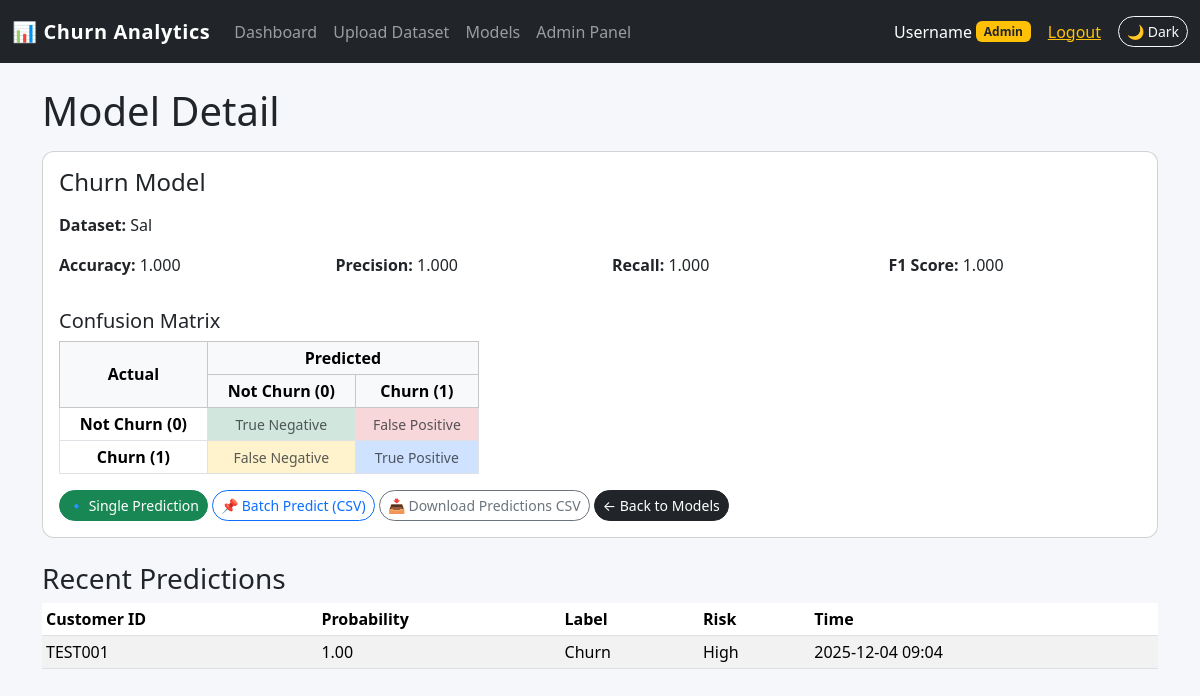
Screenshot of /analytics/models/4/ (signed in) with the database file from the repository.
### analytics/models.py (models this page shows, shortened)
class ModelVersion(models.Model):
    dataset = models.ForeignKey(Dataset, on_delete=models.CASCADE)
    name = models.CharField(max_length=200, default='Churn Model')
    created_at = models.DateTimeField(auto_now_add=True)
    model_file = models.FileField(upload_to='models/')
    accuracy = models.FloatField(null=True, blank=True)
    precision = models.FloatField(null=True, blank=True)
    recall = models.FloatField(null=True, blank=True)
    f1_score = models.FloatField(null=True, blank=True)
    is_active = models.BooleanField(default=True)

class Dataset(models.Model):
    name = models.CharField(max_length=200)
    file = models.FileField(upload_to='datasets/')
    uploaded_by = models.ForeignKey(User, on_delete=models.CASCADE)
    uploaded_at = models.DateTimeField(auto_now_add=True)
    num_rows = models.IntegerField(null=True, blank=True)
    num_columns = models.IntegerField(null=True, blank=True)

class Prediction(models.Model):
    model = models.ForeignKey(ModelVersion, on_delete=models.CASCADE)
    customer_id = models.CharField(max_length=100)
    probability = models.FloatField()
    label = models.BooleanField()
    predicted_at = models.DateTimeField(auto_now_add=True)
    def risk_level(self):
        if self.probability >= 0.8:
            return 'High'
        elif self.probability >= 0.5:
            return 'Medium'
        return 'Low'

### analytics/views.py (the view)
# urls.py: path('models/<int:model_id>/', views.model_detail, name='model_detail'),
@login_required
def model_detail(request, model_id):
    model = get_object_or_404(ModelVersion, id=model_id)
    predictions = Prediction.objects.filter(model=model).order_by('-predicted_at')[:50]
    return render(request, 'analytics/model_detail.html', {
        'model_obj': model,
        'predictions': predictions,
    })

### templates/analytics/model_detail.html (shortened to what this page needs)
{% extends 'base.html' %}
{% block content %}
<h1 class="mb-3">Model Detail</h1>
<div class="card mb-4">
    <div class="card-body">
        <h4 class="card-title mb-3">{{ model_obj.name }}</h4>
        <p><strong>Dataset:</strong> {{ model_obj.dataset.name }}</p>
        <div class="row">
            <div class="col-md-3">
                <p><strong>Accuracy:</strong> {{ model_obj.accuracy|floatformat:3 }}</p>
            </div>
            <div class="col-md-3">
                <p><strong>Precision:</strong> {{ model_obj.precision|floatformat:3 }}</p>
            </div>
            <div class="col-md-3">
                <p><strong>Recall:</strong> {{ model_obj.recall|floatformat:3 }}</p>
            </div>
            <div class="col-md-3">
                <p><strong>F1 Score:</strong> {{ model_obj.f1_score|floatformat:3 }}</p>
            </div>
        </div>
        <h5 class="mt-3">Confusion Matrix</h5>
        <div class="table-responsive mb-2" style="max-width: 420px;">
            <table class="table table-bordered table-sm text-center align-middle mb-0">
                <thead class="table-light">
                    <tr>
                        <th rowspan="2" class="align-middle">Actual</th>
                        <th colspan="2">Predicted</th>
                    </tr>
                    <tr>
                        <th>Not Churn (0)</th>
                        <th>Churn (1)</th>
                    </tr>
                </thead>
                <tbody>
                    <tr>
                        <th>Not Churn (0)</th>
                        <td class="bg-success-subtle">
                            <small class="text-muted">True Negative</small>
                        </td>
                        <td class="bg-danger-subtle">
                            <small class="text-muted">False Positive</small>
                        </td>
                    </tr>
                    <tr>
                        <th>Churn (1)</th>
                        <td class="bg-warning-subtle">
                            <small class="text-muted">False Negative</small>
                        </td>
                        <td class="bg-primary-subtle">
                            <small class="text-muted">True Positive</small>
                        </td>
                    </tr>
                </tbody>
            </table>
        </div>
        <div class="mt-3">
            <a class="btn btn-success btn-sm"
               href="{% url 'analytics:single_predict' model_obj.id %}">
                🔹 Single Prediction
            </a>
            <a class="btn btn-outline-primary btn-sm"
               href="{% url 'analytics:batch_predict' model_obj.id %}">
                📌 Batch Predict (CSV)
            </a>
            <a class="btn btn-outline-secondary btn-sm"
               href="{% url 'analytics:export_predictions' model_obj.id %}">
                📥 Download Predictions CSV
            </a>
            <a class="btn btn-dark btn-sm"
               href="{% url 'analytics:model_list' %}">
                ← Back to Models
            </a>
        </div>
    </div>
</div>
<h3>Recent Predictions</h3>
<table class="table table-sm table-striped">
    <thead>
        <tr>
            <th>Customer ID</th>
            <th>Probability</th>
            <th>Label</th>
            <th>Risk</th>
            <th>Time</th>
        </tr>
    </thead>
    <tbody>
        {% for p in predictions %}
        <tr>
            <td>{{ p.customer_id }}</td>
            <td>{{ p.probability|floatformat:2 }}</td>
            <td>
                {% if p.label %}
                    Churn
                {% else %}
                    No Churn
                {% endif %}
            </td>
            <td>{{ p.risk_level }}</td>
            <td>{{ p.predicted_at|date:"Y-m-d H:i" }}</td>
        </tr>
        {% empty %}
        <tr>
            <td colspan="5">No predictions yet.</td>
        </tr>
        {% endfor %}
    </tbody>
</table>
{% endblock %}

### templates/base.html (shortened to what this page needs)
<!DOCTYPE html>
<html lang="en">
<head>
    <link
        href="https://cdn.jsdelivr.net/npm/bootstrap@5.3.2/dist/css/bootstrap.min.css"
        rel="stylesheet">
</head>
<body>
<nav class="navbar navbar-expand-lg navbar-dark bg-dark mb-4">
    <div class="container-fluid">
        <a class="navbar-brand" href="{% url 'analytics:dashboard' %}">
            📊 Churn Analytics
        </a>
        <div class="collapse navbar-collapse" id="navbarNav">
            <ul class="navbar-nav me-auto">
                <li class="nav-item">
                    <a class="nav-link" href="{% url 'analytics:dashboard' %}">Dashboard</a>
                </li>
                {% if user.is_authenticated and user.is_staff %}
                    <li class="nav-item">
                        <a class="nav-link" href="{% url 'analytics:upload_dataset' %}">
                            Upload Dataset
                        </a>
                    </li>
                {% endif %}
                <li class="nav-item">
                    <a class="nav-link" href="{% url 'analytics:model_list' %}">Models</a>
                </li>
                {% if user.is_authenticated and user.is_staff %}
                    <li class="nav-item">
                        <a class="nav-link" href="/admin/">Admin Panel</a>
                    </li>
                {% endif %}
            </ul>
            <span class="navbar-text text-white d-flex align-items-center">
                {% if user.is_authenticated %}
                    {{ user.username }}
                    {% if user.is_staff %}
                        <span class="badge bg-warning text-dark ms-1">Admin</span>
                    {% else %}
                        <span class="badge bg-info text-dark ms-1">Analyst</span>
                    {% endif %}
                    <form action="{% url 'logout' %}" method="post"
                          class="ms-3 mb-0 d-inline">
                        <button type="submit"
                                class="btn btn-link text-warning p-0 m-0 align-baseline">
                            Logout
                        </button>
                    </form>
                {% else %}
                    <a href="{% url 'login' %}" class="text-warning text-decoration-none me-2">
                        Login
                    </a>
                {% endif %}
                <button id="themeToggle" type="button"
                        class="btn btn-outline-light btn-sm ms-3">
                </button>
            </span>
        </div>
    </div>
</nav>
<div class="container mb-5">
    {% block content %}{% endblock %}
</div>
</body>
</html>

### templates/base.html (style rules this page uses)
body { background-color: #f5f7fb; color: #212529; }
.navbar-brand { font-weight: 600; letter-spacing: 0.03em; }
.card { border-radius: 0.75rem; }
.btn-sm { border-radius: 999px; }

### rows the page displays
ModelVersion: name "Churn Model", dataset.name "Sal", accuracy "1.000", precision "1.000", recall "1.000", f1_score "1.000"
Prediction: customer_id "TEST001", probability "1.00", label "Churn", risk_level "High", predicted_at "2025-12-04 09:04"

### other values shown
{{ user.username }} "Username"
